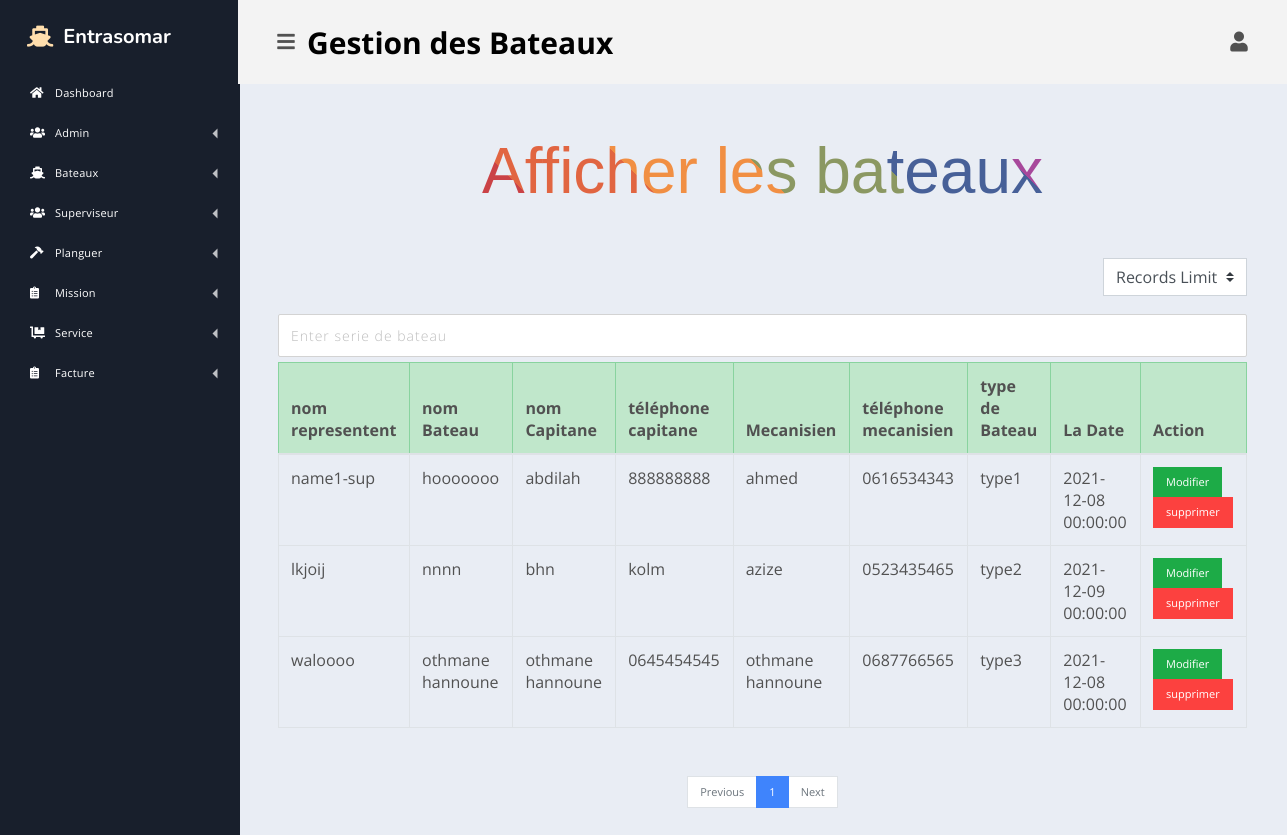
The page /bateau/admin/showBoat.php (signed in) on the database its author committed.
### tables this page shows
CREATE TABLE `sup` (
  `id-sup` int(11) NOT NULL,
  `name-sup` varchar(250) NOT NULL,
  `phone-sup` varchar(250) NOT NULL,
  `date` date NOT NULL
);

CREATE TABLE `boat` (
  `id-boat` int(11) NOT NULL,
  `id-sup` int(11) NOT NULL,
  `name-boat` varchar(250) NOT NULL,
  `name-capitane-boat` varchar(250) NOT NULL,
  `capitane-phone-boat` varchar(250) NOT NULL,
  `mecanisien-name` varchar(200) NOT NULL,
  `phone-mecanisien` varchar(200) NOT NULL,
  `type-boat` varchar(200) NOT NULL,
  `date` datetime NOT NULL
);

### bateau/config/dbconfig.php (called while the page is built, shortened)
<?php
    class dbconfig
    {
        public function db_connect(){
        $servername = "localhost";
        $username = "root";
        $password = "";
     try {
       $this->connection = new PDO("mysql:host=$servername;dbname=entrasomarv2", $username, $password);
         } catch(PDOException $e) {
  echo "Connection failed: " . $e->getMessage();
               }
        }
    }
?>

### bateau/config/sups.php (called while the page is built, shortened)
<?php
require_once('dbconfig.php');
$db = new dbconfig();
class Suprv {
  function displayAllSups(){
      global $db;
      $stmt = $db->connection->prepare("SELECT * FROM sup ORDER BY `id-sup` DESC");
      $stmt->execute();
      return $data = $stmt->fetchAll();
  }
}

### bateau/admin/showBoat.php (the view, shortened to what this page needs)
<?php
require_once('../config/sups.php');
$limit = isset($_SESSION['records-limit']) ? $_SESSION['records-limit'] : 10;
$page = (isset($_GET['page']) && is_numeric($_GET['page']) ) ? $_GET['page'] : 1;
$paginationStart = ($page - 1) * $limit;
 $sql= $db->connection->prepare("SELECT * FROM boat LIMIT $paginationStart, $limit");
 $sql->execute();
 $authors=$sql->fetchAll();
$stm = $db->connection->prepare("SELECT count(`id-boat`) AS id FROM boat");
$stm->execute();
$res=$stm->fetchAll();
$allRecrods = $res[0]['id'];
print_r($allRecrods);
$totoalPages = ceil($allRecrods / $limit);
$prev = $page - 1;
$next = $page + 1;
$sup = new Suprv();
$dataSup = $sup->displayAllSups();
?>
<!doctype html>
<html lang="en">
<?php
require_once('../includes/header.php');
 ?>
            <main class="dash-content">
                <div class="container-fluid">
                <h3 class="text-center mb-5 bien">Afficher les bateaux</h3>
        <div class="d-flex flex-row-reverse bd-highlight mb-3">
            <form action="showBoat.php" method="post">
                <select name="records-limit" id="records-limit" class="custom-select">
                    <option disabled selected>Records Limit</option>
                </select>
            </form>
        </div>
        <input type="text" id="myInput" onkeyup="myFunction()" placeholder="Enter serie de bateau ">
        <table class="table table-bordered mb-5" id="myTable">
            <thead>
                <tr class="table-success">
                <tr class="table-success">
                <th scope="col">nom representent</th>
                <th scope="col">nom Bateau</th>
                <th scope="col">nom Capitane</th>
                <th scope="col">téléphone capitane</th>
                <th scope="col">Mecanisien</th>
                <th scope="col">téléphone mecanisien</th>
                <th scope="col">type de Bateau</th>
                <th scope="col">La Date</th>
                <th scope="col">Action</th>
                </tr>
            </thead>
            <tbody>
                <?php foreach($authors as $row): ?>
                <tr>
                <?php if($dataSup) {
                    foreach($dataSup as $rowSup){
                        if($rowSup['id-sup'] == $row['id-sup']){
                        ?>
                             <td><?php echo $rowSup['name-sup'];?></td>
                        <?php
                        }
                    ?>
                    <?php } }?>
                <td><?php echo $row['name-boat']  ?></td>
                <td><?php echo $row['name-capitane-boat']  ?></td>
                <td><?php echo $row['capitane-phone-boat']  ?></td>
                <td><?php echo $row['mecanisien-name']  ?></td>
                <td><?php echo $row['phone-mecanisien']  ?></td>
                <td><?php echo $row['type-boat']  ?></td>
                <td><?php echo $row['date']  ?></td>
                <td> <button class="btn btn-success mx-auto"><a href="editBoat.php?id-boat=<?php echo $row['id-boat'] ?>">Modifier</a></button>
                <button type='button' class="btn btn-danger mx-auto" ><a onclick="suppr(event)" data-toggle="modal" data-target="#exampleModal" class='<?php echo $row['id-boat'] ?>' >supprimer</a></button>
                </tr>
                <?php endforeach; ?>
            </tbody>
        </table>
        <nav aria-label="Page navigation example mt-5">
            <ul class="pagination justify-content-center">
                <li class="page-item <?php if($page <= 1){ echo 'disabled'; } ?>">
                    <a class="page-link"
                        href="<?php if($page <= 1){ echo '#'; } else { echo "?page=" . $prev; } ?>">Previous</a>
                </li>
                <?php for($i = 1; $i <= $totoalPages; $i++ ): ?>
                <li class="page-item <?php if($page == $i) {echo 'active'; } ?>">
                    <a class="page-link" href="histCom.php?page=<?= $i; ?>"> <?= $i; ?> </a>
                </li>
                <?php endfor; ?>
                <li class="page-item <?php if($page >= $totoalPages) { echo 'disabled'; } ?>">
                    <a class="page-link"
                        href="<?php if($page >= $totoalPages){ echo '#'; } else {echo "?page=". $next; } ?>">Next</a>
                </li>
            </ul>
        </nav>
                </div>
            </main>
        </div>
    </div>
</body>
</html>

### bateau/includes/header.php (shortened to what this page needs)
<head>
    <link rel="stylesheet" href="https://use.fontawesome.com/releases/v5.4.1/css/all.css">
    <link rel="stylesheet" href="../styles/css/dash.css">
    <link rel="stylesheet" href="../styles/css/style.css">
</head>
<body>
    <div class="dash">
        <div class="dash-nav dash-nav-dark">
            <header>
                <a href="dashboard.php" class="easion-logo"><i class="fas fa-ship"  style="color:rgb(255, 222, 173) "></i> <span>Entrasomar</span></a>
            </header>
            <nav class="dash-nav-list">
              <a href="dashboard.php" class="dash-nav-item">
                    <i class="fas fa-home"></i> Dashboard </a>
                    <?php  if(isset($_SESSION["admin"]) ){
               echo ' <div class="dash-nav-dropdown">
                    <a href="#" class="dash-nav-item dash-nav-dropdown-toggle">
                        <i class="fas fa-users"></i> Admin </a>
                  <div class="dash-nav-dropdown-menu">
                        <a href="addusers.php" class="dash-nav-dropdown-item">ajouter utilisateur</a>
                    </div>
                    <div class="dash-nav-dropdown-menu">
                        <a href="showusers.php" class="dash-nav-dropdown-item">afficher utilisateur</a>
                    </div>
                </div>
              ';
                        }
                ?>
                 <div class="dash-nav-dropdown ">
                    <a href="#" class="dash-nav-item dash-nav-dropdown-toggle">
                    <i class="fas fa-ship"></i> Bateaux </a>
                    </div>
                    <div class="dash-nav-dropdown ">
                    <a href="#" class="dash-nav-item dash-nav-dropdown-toggle">
                    <i class="fas fa-users"></i> Superviseur </a>
                        <div class="dash-nav-dropdown ">
                        <a href="#" class="dash-nav-item dash-nav-dropdown-toggle">
                        <i class="fas fa-hammer"></i> Planguer </a>
                        </div>
                    <div class="dash-nav-dropdown ">
                    <a href="#" class="dash-nav-item dash-nav-dropdown-toggle">
                    <i class="fas fa-clipboard-list"></i> Mission </a>
                    </div>
                    <div class="dash-nav-dropdown ">
                <a href="#" class="dash-nav-item dash-nav-dropdown-toggle">
                <i class="fas fa-dolly-flatbed"></i> Service </a>
                </div>
                <div class="dash-nav-dropdown ">
                    <a href="#" class="dash-nav-item dash-nav-dropdown-toggle">
                    <i class="fas fa-clipboard-list"></i> Facture </a>
                    </div>
            </nav>
        </div>
        <div class="dash-app">
            <header class="dash-toolbar">
                <a href="#!" class="menu-toggle">
                    <i class="fas fa-bars"></i>
                </a>
                <div style="color:black;font-size:30px;font-weight:bold">Gestion des Bateaux</div>
                <div class="tools">
                    <div class="dropdown tools-item">
                        <a href="#" class="" id="dropdownMenu1" data-toggle="dropdown" aria-haspopup="true" aria-expanded="false">
                            <i class="fas fa-user"></i>
                        </a>
                    </div>
                </div>
            </header>

### bateau/styles/css/style.css (style rules this page uses)
* { box-sizing: border-box; margin:0; padding: 0; }
::placeholder { color: #BDBDBD; opacity: 1; font-weight: 300 }
input, textarea { padding: 10px 12px 10px 12px; border: 1px solid lightgrey; border-radius: 2px; margin-bottom: 5px; margin-top: 2px; width: 100%; box-sizing: border-box; color: #2C3E50; font-size: 14px; letter-spacing: 1px }
a { color: inherit; cursor: pointer; font-size: 11px }
.table a { color: white ; text-decoration: none; }
.bien { background-color: #CA4246; background-image: linear-gradient( 45deg, #CA4246 16.666%, #E16541 16.666%, #E16541 33.333%, #F18F43 33.333%, #F18F43 50%, #8B9862 50%, #8B9862 66.666%, #476098 66.666%, #476098 83.333%, #A7489B 83.333%); background-size: 100%; background-repeat: repeat; -webkit-background-clip: text; -webkit-text-fill-color: transparent; animation: rainbow-text-simple-animation-rev 0.75s ease forwards; }
h3 { font-family: "Archivo Black", sans-serif; font-weight: normal; font-size: 4em; text-align: center; margin-bottom: 0; margin-bottom: -0.25em; display: block; margin-left: auto; margin-right: auto; cursor: pointer; width: 700px; }

### rows shown on the page
boat: value "hooooooo", value "abdilah", value "888888888", value "ahmed", value "0616534343", value "type1", date "2021-12-08 00:00:00"
sup: value "name1-sup"
boat: value "nnnn", value "bhn", value "kolm", value "azize", value "0523435465", value "type2", date "2021-12-09 00:00:00"
sup: value "lkjoij"
boat: value "othmane hannoune", value "0645454545", value "0687766565", value "type3", date "2021-12-08 00:00:00"
sup: value "waloooo"
